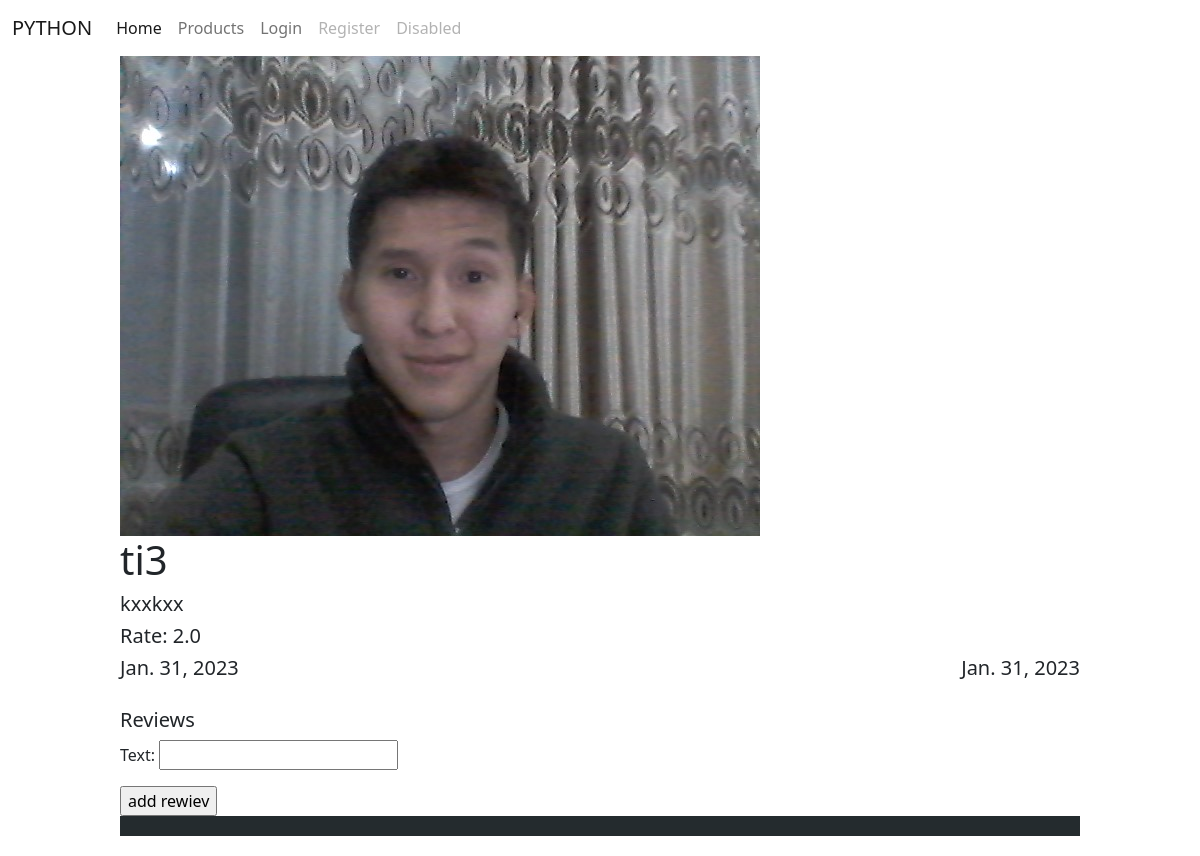
The page /products/3/ on the database as committed earlier.
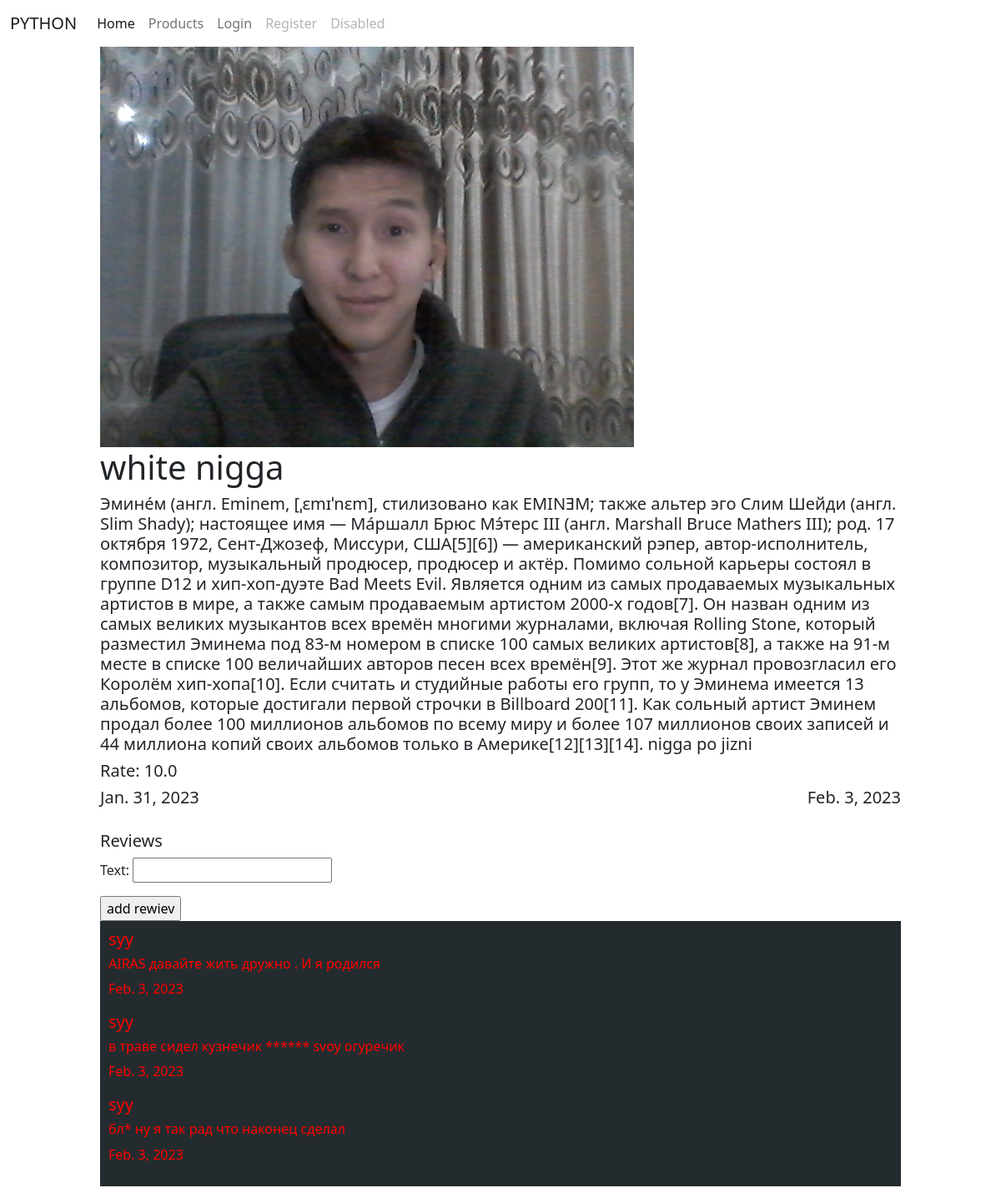
The same page on the database as committed later.
### Products/models.py (models this page shows)
class Product(models.Model):
    image = models.ImageField(blank=True, null=True)
    title = models.CharField(max_length=255)
    description = models.TextField()
    rate = models.FloatField()
    create_date = models.DateField(auto_now_add=True)
    modified_date = models.DateField(auto_now=True)
    commentable = models.BooleanField(default=True)

class Review(models.Model):
    author = models.ForeignKey(User, on_delete=models.CASCADE, null=True)
    text = models.CharField(max_length=255)
    created_date = models.DateField(auto_now_add=True)
    product = models.ForeignKey(Product, on_delete=models.CASCADE)

### Products/views.py (the view, shortened to what this page needs)
# urls.py: path('products/<int:product_id>/', product_detail_view),
def product_detail_view(request, product_id):
    if request.method == 'GET':
        product = Product.objects.get(id=product_id)
        reviews = Review.objects.filter(product=product)
        context = {
            'product': product,
            'reviews': reviews,
            'form': ReviewCreateForm
        }
        return render(request, 'products/detail.html', context=context)

### templates/products/detail.html (shortened to what this page needs)
{% extends 'layouts/main.html' %}
{% block content %}
        <div class="products">
        {% if product.image %}
            <img src="/media/{{ product.image }}" alt="">
        {% else %}
            <img src="https://icon-library.com/images/no-user-image-icon/no-user-image-icon-27.jpg" alt="">
        {% endif %}
            <h1>{{ product.title }}</h1>
            <h5>{{ product.description }}</h5>
            <h5>Rate: {{ product.rate }}</h5>
            <div class="dates">
                <h5>{{ product.create_date }}</h5>
                <h5>{{ product.modified_date }}</h5>
            </div>
            <h5 class="reviews_title">Reviews</h5>
            {% if product.commentable %}
                <div class="create_review">
                    <form action="/products/{{ product.id }}/" method="post">
                        {{ form.as_p }}
                        <input type="submit" value="add rewiev">
                    </form>
                </div>
            {% endif %}
            <div class="reviews">
                {% for review in reviews %}
                    <div class="review">
                        <h5>{{ review.author.username }}</h5>
                        <h6>{{ review.text }}</h6>
                        <p>{{ review.created_date }}</p>
                    </div>
                {% endfor %}
            </div>
        </div>
{% endblock %}

### templates/layouts/main.html (shortened to what this page needs)
<!doctype html>
<html lang="en">
<head>
    <link rel="stylesheet" href="https://cdn.jsdelivr.net/npm/bootstrap@5.2.3/dist/css/bootstrap.min.css">
</head>
<body>
    <nav class="navbar navbar-expand-lg bg-body-tertiary">
  <div class="container-fluid">
    <a class="navbar-brand" href="#">PYTHON
    </a>
    <div class="collapse navbar-collapse" id="navbarNav">
      <ul class="navbar-nav">
        <li class="nav-item">
          <a class="nav-link active" aria-current="page" href="#">Home</a>
        </li>
        <li class="nav-item">
          <a class="nav-link" href="/products">Products</a>
        </li>
         {% if user.is_anonymous %}
            <li class="nav-item">
                <a class="nav-link" href="/users/login/">Login</a>
            </li>
            <li class="nav-item">
                <a class="nav-link disabled" href="/users/register/">Register</a>
            </li>
         {% endif %}
          <li class="nav-item">
              <a class="nav-link disabled">Disabled</a>
          </li>
      </ul>
    </div>
  </div>
</nav>
{% block content %}
{% endblock %}
</body>
</html>

### templates/products/detail.html (style rules this page uses)
.products { width: 80%; margin-left: 10%; }
.dates { display: flex; justify-content: space-between; }
.reviews_title { margin-top: 20px; }
.reviews { background: #242b2e; padding: 10px; color: red; margin-bottom: 20px; }

Rows that differ between the two databases and show on the page:
changed Product: title "ti3" → "white nigga"; description "kxxkxx" → "Эмине́м (англ. Eminem, [ˌɛmɪˈnɛm], стилизовано как EMINƎM; также альтер эго Слим Шейди (англ. Slim Shady); настоящее имя — Ма́ршалл Брюс Мэ́терс III (англ. Marshall Bruce Mathers III); род. 17 октября 1972, Сент-Джозеф, Миссури, США[5][6]) — американский рэпер, автор-исполнитель, композитор, музыкальный продюсер, продюсер и актёр. Помимо сольной карьеры состоял в группе D12 и хип-хоп-дуэте Bad Meets Evil. Является одним из самых продаваемых музыкальных артистов в мире, а также самым продаваемым артистом 2000-х годов[7]. Он назван одним из самых великих музыкантов всех времён многими журналами, включая Rolling Stone, который разместил Эминема под 83-м номером в списке 100 самых великих…"; rate "2.0" → "10.0"; modified_date "Jan. 31, 2023" → "Feb. 3, 2023"
added Review: author.username "syy", text "AIRAS давайте жить дружно . И я родился", created_date "Feb. 3, 2023"
added Review: author.username "syy", text "в траве сидел кузнечик ****** svoy огуречик", created_date "Feb. 3, 2023"
added Review: author.username "syy", text "бл* ну я так рад что наконец сделал", created_date "Feb. 3, 2023"
